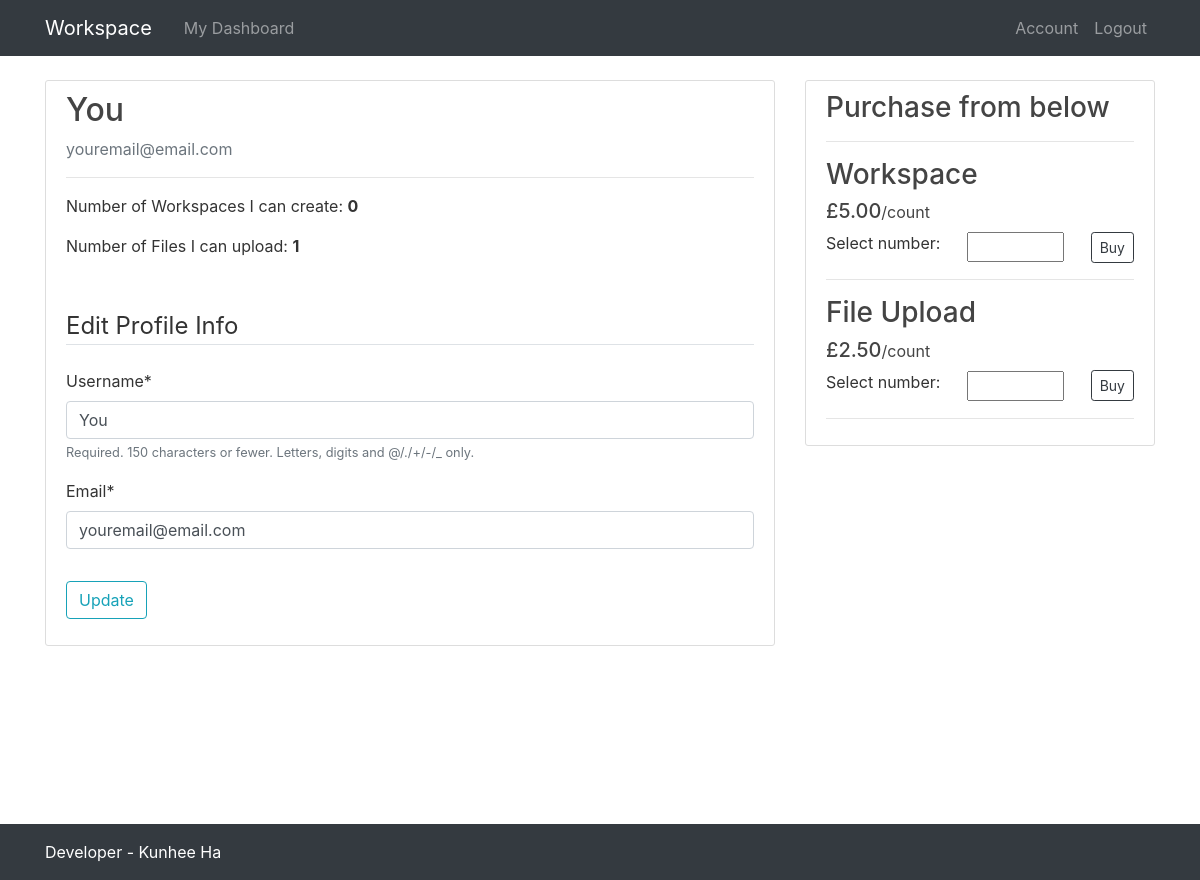
Page /profile/ (signed in) on the committed database.
### users/models.py (models this page shows, shortened)
class Product(models.Model):
    name = models.CharField(max_length=50)
    price = models.IntegerField(default=0)
    def display_price(self):
        return '{0:.2f}'.format(self.price / 100)

### users/views.py (the view)
# urls.py: path('profile/', user_views.profile, name='profile'),
@login_required
def profile(request):
    left_workspaces = request.user.profile.workspaces_number
    left_files = request.user.profile.files_number
    products = Product.objects.all()
    if request.method == 'POST':
        form = UserUpdateForm(request.POST, instance=request.user)
        if form.is_valid():
            form.save()
            messages.success(request, 'Account has been updated')
            return redirect('profile')
    form = UserUpdateForm(instance=request.user)
    context = {
        'workspaces': left_workspaces,
        'files': left_files,
        'form': form,
        'products': products
    }
    return render(request, 'users/profile.html', context)

### users/forms.py
class UserUpdateForm(forms.ModelForm):
    email = forms.EmailField()
    class Meta:
        model = User
        fields = ['username', 'email']

### users/templates/users/profile.html (shortened to what this page needs)
{% extends 'workspace/base.html' %}
{% load crispy_forms_tags %}
{% load static %}
{% block navbar %}
	<a class="nav-item nav-link" href="{% url 'user-dashboard' %}">My Dashboard</a>
{% endblock %}
{% block content %}
	<div class="row">
		<div class="col-md-8">
			<div class='content-section'>
				<div style="margin-bottom:50px;">
					<h2 class="account-heading">{{ user.username }}</h2>
					<p class="text-secondary">{{ user.email }}</p>
					<hr>
					<p>Number of Workspaces I can create: <strong>{{ workspaces }}</strong></p>
					<p>Number of Files I can upload: <strong>{{ files }}</strong></p>
				</div>
				<form method="POST">
					<fieldset class="form-group">
						<legend class="border-bottom mb-4">Edit Profile Info</legend>
						{{ form|crispy }}
					</fieldset>
					<div class="form-group">
						<button class="btn btn-outline-info" type="submit">Update</button>
					</div>
				</form>
			</div>
		</div>
		<div class="col-md-4">
			<div class="content-section">
				<h3>Purchase from below</h3>
				<hr>
				{% for product in products %}
					<div class="product">
				    <div class="description">
				      <h3>{{ product.name }}</h3>
				      <h5>£{{ product.display_price }}<small>/count</small></h5>
				    </div>
				  </div>
				  <div class="d-flex justify-content-between align-items-center">
				  	<label for="{{ product.id }}quantity">Select number:</label>
				  	<input type="number" id="{{ product.id }}quantity" min="1" max="100">
				  	<button type="button" class="checkout-button btn btn-outline-dark btn-sm" data-productid="{{ product.id }}">Buy</button>
				  </div>
				  <hr>
				{% endfor %}
			</div>
		</div>
	</div>
{% endblock %}

### workspace/static/workspace/main.css (style rules this page uses)
html { height: 100%; }
body { color: #333333; margin-top: 5rem; }
h1, h2, h3, h4, h5, h6 { color: #444444; }
.content-section { background: #ffffff; padding: 10px 20px; border: 1px solid #dddddd; border-radius: 3px; margin-bottom: 20px; }

### rows in the picture
Product: name "Workspace", display_price "5.00"
Product: name "File Upload", display_price "2.50"

### other values in the picture
{{ user.username }} "You"
{{ user.email }} "youremail@email.com"
{{ workspaces }} "0"
{{ files }} "1"
